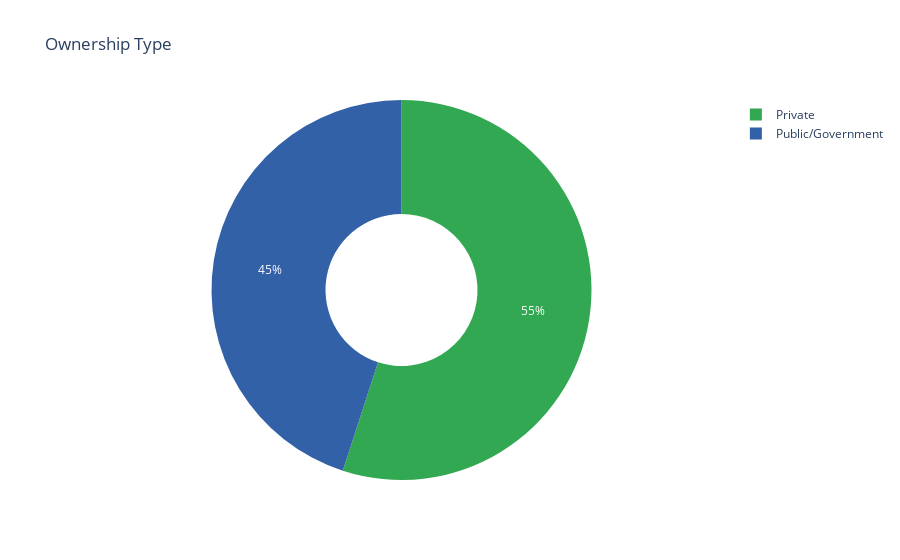

The notebook cell this image was saved under:
### Markdown cell above
IIT and NIT are contributing only 29% of data which contains 200 colleges but mostly top rankings are hold by these 
colleges

### Code cell
ownershipPie = data['owner_ship'].value_counts()

fig = px.pie(ownershipPie, values=ownershipPie.values, names=ownershipPie.index, title='Ownership Type',
            color_discrete_sequence=['#32a852', '#3261a8', '#a83259'], hole=0.4)
fig.show()

### Figure 1 — Plotly figure (JSON) as saved in the notebook; plotly's stock layout.template omitted (floating-point values rounded to 4 significant figures)
{"data": [{"domain": {"x": [0, 1], "y": [0, 1]}, "hole": 0.4, "hovertemplate": "index=%{label}<br>value=%{value}<extra></extra>", "labels": ["Private", "Public/Government"], "legendgroup": "", "name": "", "showlegend": true, "type": "pie", "values": [110, 90]}], "layout": {"legend": {"tracegroupgap": 0}, "piecolorway": ["#32a852", "#3261a8", "#a83259"], "title": {"text": "Ownership Type"}}}
